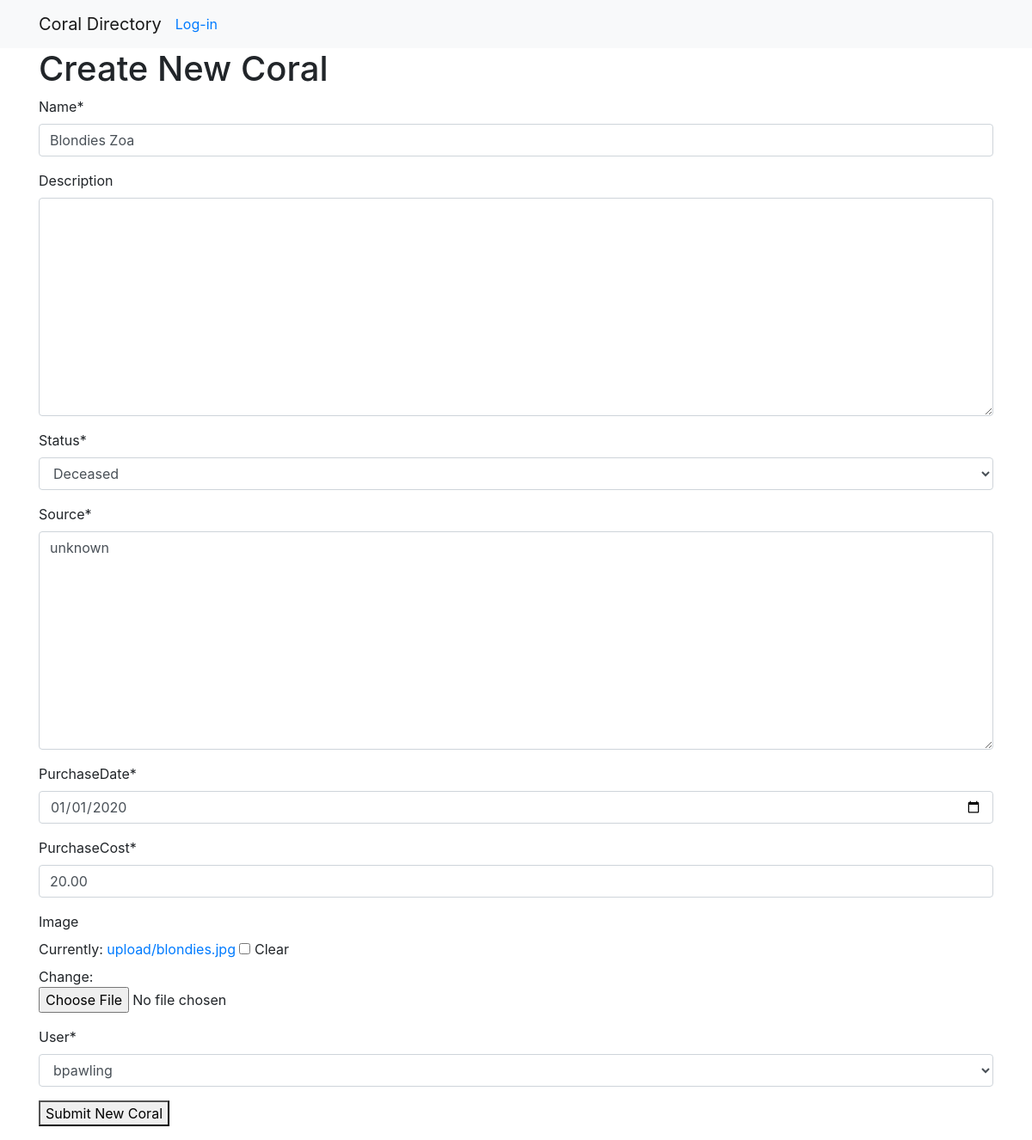
Screenshot of /97/coralUpdate with the database file from the repository.
### coral/models.py (models this page shows, shortened)
class Coral(models.Model):
    name = models.CharField(max_length=100)
    description = models.TextField(null=True, blank=True)
    status = models.CharField(max_length=20,choices=choices)
    source = models.TextField()
    purchaseDate = models.DateField()
    purchaseCost = models.DecimalField(max_digits=6, decimal_places=2)
    image = models.ImageField(upload_to='upload/',null=True, blank=True)
    date_created = models.DateTimeField(default=timezone.now)
    user = models.ForeignKey(User, on_delete=models.SET_NULL, null=True)
    species = models.CharField(max_length=100, choices=species_Choices,default='sps')

### coral/views.py (the view)
# urls.py: path("<int:pk>/coralUpdate", views.UpdateCoralView.as_view(),name="coralUpdate"),
class UpdateCoralView(SuccessMessageMixin, UpdateView):
    model = Coral
    template_name = "updateCoral.html"
    form_class = CoralForm
    success_message = "Your entry was updated!"
    success_url = reverse_lazy("index")

### coral/forms.py
class CoralForm(forms.ModelForm):
    class Meta:
        model = Coral
        fields = [
            "name",
            "description",
            "status",
            "source",
            "purchaseDate",
            "purchaseCost",
            "image",
            'user']
        widgets = {
            'purchaseDate': DateInput(),
            'status': Select(),
        }

### coral/templates/updateCoral.html (shortened to what this page needs)
{% extends "base.html" %}
{%load crispy_forms_tags %}
{% block page_content %}
<h1>Create New Coral</h1>
<form method="post" enctype="multipart/form-data">
  {{  form|crispy }}
  <button type="submit">Submit New Coral</button>
</form>
{% endblock %}

### rows the page displays
Coral: name "Blondies Zoa", status "Deceased", source "unknown", purchaseDate "01/01/2020", purchaseCost "20.00", user "bpawling"
